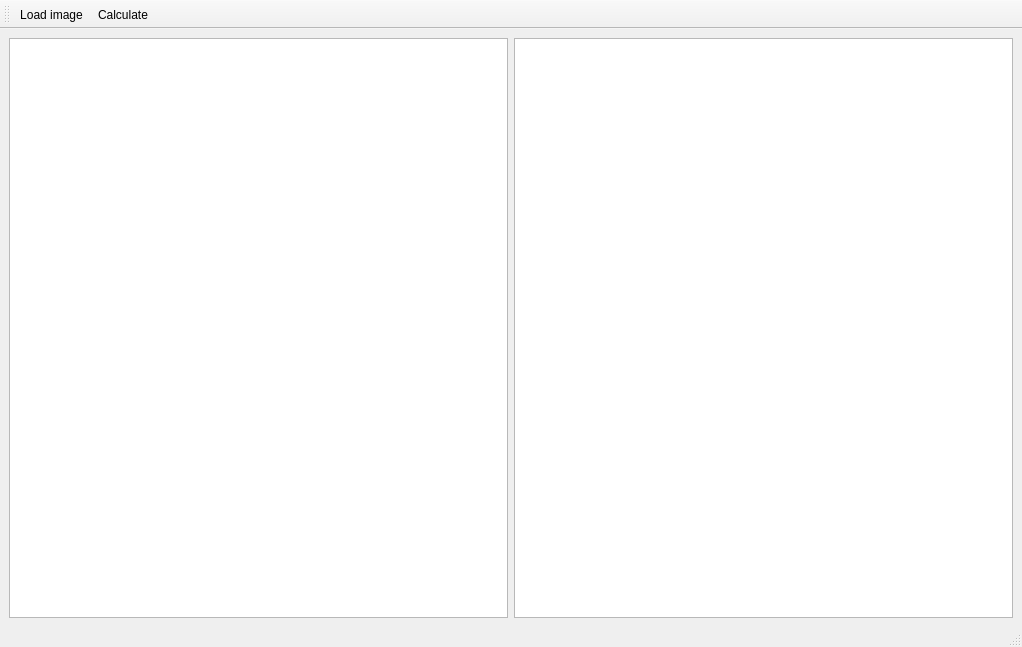
<?xml version="1.0" encoding="UTF-8"?>
<ui version="4.0">
 <class>MainWindow</class>
 <widget class="QMainWindow" name="MainWindow">
  <property name="geometry">
   <rect>
    <x>0</x>
    <y>0</y>
    <width>1022</width>
    <height>647</height>
   </rect>
  </property>
  <property name="windowTitle">
   <string>Fotomer Mono</string>
  </property>
  <widget class="QWidget" name="centralwidget">
   <layout class="QHBoxLayout" name="horizontalLayout">
    <item>
     <widget class="CamView" name="gView1">
      <property name="focusPolicy">
       <enum>Qt::FocusPolicy::StrongFocus</enum>
      </property>
      <property name="verticalScrollBarPolicy">
       <enum>Qt::ScrollBarPolicy::ScrollBarAlwaysOff</enum>
      </property>
      <property name="horizontalScrollBarPolicy">
       <enum>Qt::ScrollBarPolicy::ScrollBarAlwaysOff</enum>
      </property>
      <property name="sizeAdjustPolicy">
       <enum>QAbstractScrollArea::SizeAdjustPolicy::AdjustToContents</enum>
      </property>
     </widget>
    </item>
    <item>
     <widget class="CamView" name="gView2">
      <property name="focusPolicy">
       <enum>Qt::FocusPolicy::StrongFocus</enum>
      </property>
      <property name="verticalScrollBarPolicy">
       <enum>Qt::ScrollBarPolicy::ScrollBarAlwaysOff</enum>
      </property>
      <property name="horizontalScrollBarPolicy">
       <enum>Qt::ScrollBarPolicy::ScrollBarAlwaysOff</enum>
      </property>
      <property name="sizeAdjustPolicy">
       <enum>QAbstractScrollArea::SizeAdjustPolicy::AdjustToContents</enum>
      </property>
     </widget>
    </item>
   </layout>
  </widget>
  <widget class="QMenuBar" name="menubar">
   <property name="geometry">
    <rect>
     <x>0</x>
     <y>0</y>
     <width>1022</width>
     <height>22</height>
    </rect>
   </property>
  </widget>
  <widget class="QStatusBar" name="statusbar">
   <property name="minimumSize">
    <size>
     <width>0</width>
     <height>20</height>
    </size>
   </property>
   <property name="font">
    <font>
     <pointsize>13</pointsize>
    </font>
   </property>
  </widget>
  <widget class="QToolBar" name="toolBar">
   <property name="windowTitle">
    <string>toolBar</string>
   </property>
   <attribute name="toolBarArea">
    <enum>TopToolBarArea</enum>
   </attribute>
   <attribute name="toolBarBreak">
    <bool>false</bool>
   </attribute>
   <addaction name="actionLoadImage"/>
   <addaction name="actionCalc1"/>
  </widget>
  <action name="actionLoadImage">
   <property name="icon">
    <iconset>
     <normaloff>res/picture.png</normaloff>res/picture.png</iconset>
   </property>
   <property name="text">
    <string>Load image</string>
   </property>
   <property name="menuRole">
    <enum>QAction::MenuRole::NoRole</enum>
   </property>
  </action>
  <action name="actionCalc1">
   <property name="text">
    <string>Calculate</string>
   </property>
   <property name="menuRole">
    <enum>QAction::MenuRole::NoRole</enum>
   </property>
  </action>
 </widget>
 <customwidgets>
  <customwidget>
   <class>CamView</class>
   <extends>QGraphicsView</extends>
   <header>camview.h</header>
  </customwidget>
 </customwidgets>
 <resources/>
 <connections/>
</ui>
